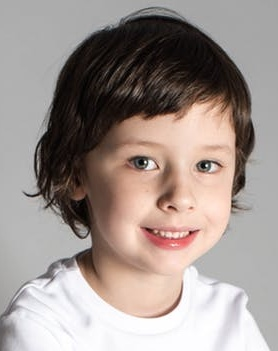
//> input picture Qt code/untitled53/build/Desktop_Qt_6_7_3-Debug/12.jpg, 278 x 351 px
$ ./main   (built with g++ and OpenCV 4)
//> lines starting //> are read from the running program, lines starting //| are printed output that depends on the picture
#include <opencv2/opencv.hpp>

int main()
{
    //读取图像，黑白图像边缘检测结果较为明显
    cv::Mat img = imread("12.jpg", cv::IMREAD_ANYDEPTH);
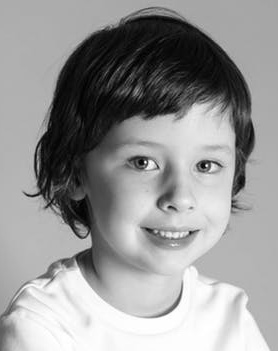
//> img: 351 rows x 278 cols, CV_8UC1; min 0, max 255, mean 150.4
    cv::Mat resultHigh, resultLow, resultG;

    //高阈值检测图像边缘
    Canny(img, resultHigh, 100, 200, 3);
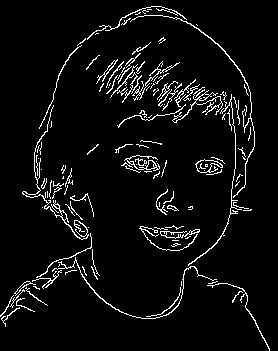
//> resultHigh: 351 rows x 278 cols, CV_8UC1; 5.3% white in thin lines or dots

    //低阈值检测图像边缘
    Canny(img, resultLow, 20, 40, 3);
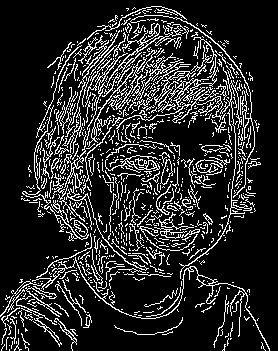
//> resultLow: 351 rows x 278 cols, CV_8UC1; 15.8% white in thin lines or dots

    //高斯模糊后检测图像边缘
    GaussianBlur(img, resultG, cv::Size(3, 3), 5);
    Canny(resultG, resultG, 100, 200, 3);
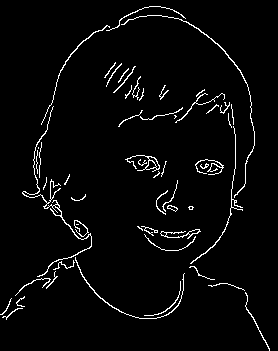
//> resultG: 351 rows x 278 cols, CV_8UC1; 3.4% white in thin lines or dots

    //显示图像
    imshow("resultHigh", resultHigh);
    imshow("resultLow", resultLow);
    imshow("resultG", resultG);

    cv::waitKey(0);

    return 0;
}
